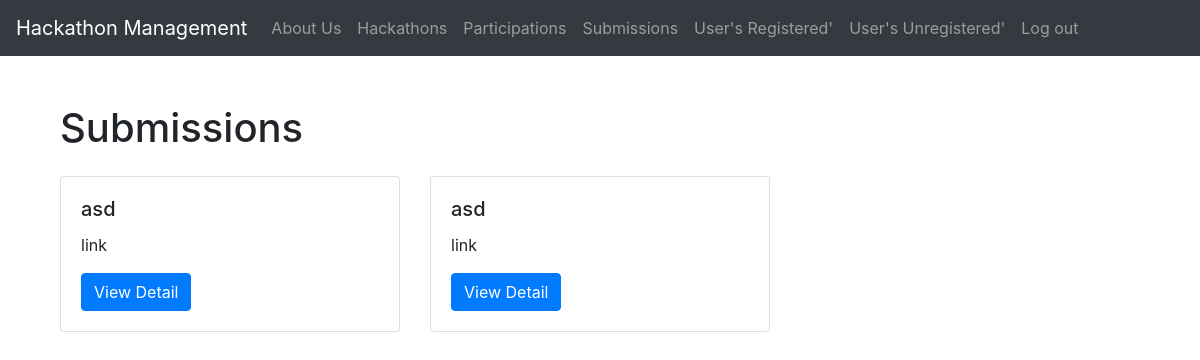
Page /submissions/ (signed in) on the committed database.
### submission/models.py (models this page shows, shortened)
class Submission(models.Model):
    participant = models.ForeignKey(
        Participant, on_delete=models.CASCADE)
    hackathon = models.ForeignKey(Hackathon, on_delete=models.CASCADE)
    submission_file = models.FileField(
        upload_to='hackathon_submissions/file/', null=True, blank=True)
    submission_image = models.ImageField(
        upload_to='hackathon_submissions/image/', null=True, blank=True)
    submission_link = models.URLField(null=True, blank=True)

### hackathon/models.py (models this page shows, shortened)
class Hackathon(models.Model):
    title = models.CharField(max_length=100, unique=True)
    slug = models.SlugField(allow_unicode=True)
    description = models.TextField()
    background_image = models.ImageField(
        upload_to=f'background_image/')
    hackathon_image = models.ImageField(
        upload_to=f'hackathon_image/')
    SUBMISSION_CHOICES = [
        ('image', 'Image'),
        ('file', 'File'),
        ('link', 'Link'),
    ]
    submission_type = models.CharField(
        max_length=5, choices=SUBMISSION_CHOICES)
    start_datetime = models.DateTimeField()
    end_datetime = models.DateTimeField()
    reward_prize = models.DecimalField(max_digits=8, decimal_places=2)
    participants = models.ManyToManyField(User, through="Participant")
    class Meta:
        ordering = ["start_datetime"]

### submission/views.py (the view)
# urls.py: path('', views.UserSubmissionListView.as_view(), name="list"),
class UserSubmissionListView(LoginRequiredMixin, ListView):
    model = Submission
    template_name = 'submission/user_submission_list.html'
    context_object_name = 'submissions'
    def get_queryset(self):
        user = Participant.objects.filter(user=self.request.user)[0]
        queryset = Submission.objects.filter(participant=user)
        return queryset

### submission/templates/submission/user_submission_list.html
{% extends 'base.html' %} {% block content %}
<div class="container">
  <h1 class="mb-4">Submissions</h1>
  <div class="row">
    {% for submission in submissions %}
    <div class="col-md-4 mb-4">
      <div class="card">
        <div class="card-body">
          <h5 class="card-title">{{ submission.hackathon.title }}</h5>
          <p class="card-text">{{ submission.hackathon.submission_type }}</p>
          <a href="{% url 'submission:detail' submission.pk %}" class="btn btn-primary">View Detail</a>
        </div>
      </div>
    </div>
    {% endfor %}
  </div>
</div>
{% endblock %}

### rows in the picture
Submission: hackathon "asd", hackathon.submission_type "link"
Submission: hackathon "asd", hackathon.submission_type "link"
